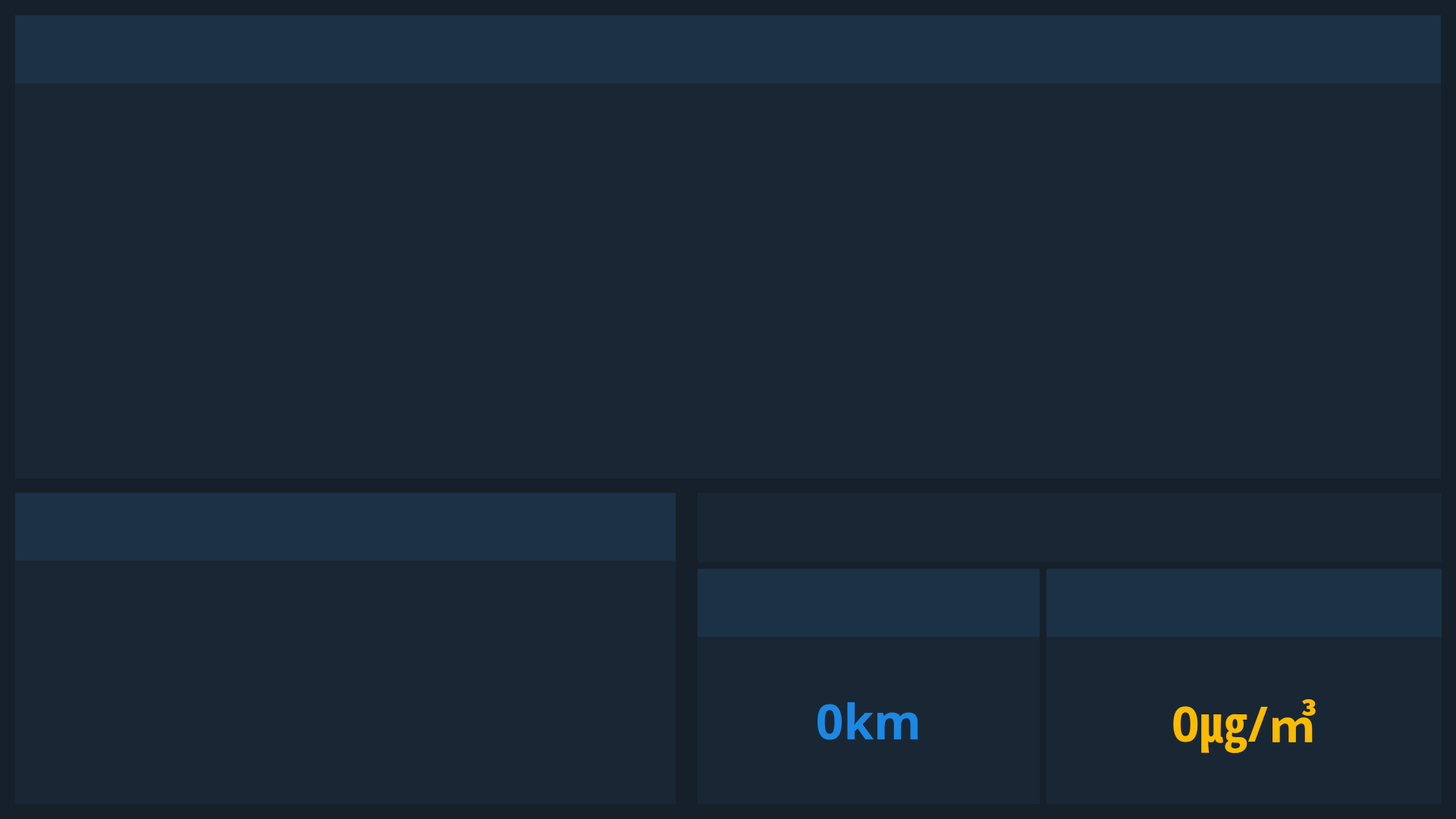
<?xml version="1.0" encoding="UTF-8"?>
<ui version="4.0">
 <class>js06_1920</class>
 <widget class="QWidget" name="js06_1920">
  <property name="geometry">
   <rect>
    <x>0</x>
    <y>0</y>
    <width>1920</width>
    <height>1080</height>
   </rect>
  </property>
  <property name="windowTitle">
   <string>JS06</string>
  </property>
  <property name="styleSheet">
   <string notr="true">#js06_1920
{
	background-color:rgb(22,32,42);
}</string>
  </property>
  <widget class="QLabel" name="title_label">
   <property name="geometry">
    <rect>
     <x>20</x>
     <y>20</y>
     <width>1880</width>
     <height>90</height>
    </rect>
   </property>
   <property name="font">
    <font>
     <family>FrutigerNeue1450W04-Regular</family>
     <pointsize>32</pointsize>
     <weight>50</weight>
     <bold>false</bold>
    </font>
   </property>
   <property name="styleSheet">
    <string notr="true">#title_label
{
	background-color:rgb(27,49,70);
	color:rgb(28,136,227);
}</string>
   </property>
   <property name="text">
    <string/>
   </property>
   <property name="alignment">
    <set>Qt::AlignLeading|Qt::AlignLeft|Qt::AlignVCenter</set>
   </property>
  </widget>
  <widget class="QPushButton" name="settings_button">
   <property name="geometry">
    <rect>
     <x>1820</x>
     <y>35</y>
     <width>57</width>
     <height>58</height>
    </rect>
   </property>
   <property name="styleSheet">
    <string notr="true">
#settings_button
{
	background-image: url(./ui/icon/settings.png);
	border:0px;
}
#settings_button:pressed
{
	background-image: url(./ui/icon/settings_on.png);
	background-color:rgb(27,49,70);
}
#settings_button:hover
{
	background-image: url(./ui/icon/settings_on.png);
	background-color:rgb(27,49,70);
}</string>
   </property>
   <property name="text">
    <string/>
   </property>
   <property name="autoDefault">
    <bool>true</bool>
   </property>
   <property name="default">
    <bool>true</bool>
   </property>
   <property name="flat">
    <bool>true</bool>
   </property>
  </widget>
  <widget class="QLabel" name="image_label">
   <property name="geometry">
    <rect>
     <x>20</x>
     <y>110</y>
     <width>1880</width>
     <height>521</height>
    </rect>
   </property>
   <property name="styleSheet">
    <string notr="true">#image_label
{
	background-color:rgb(25,39,52);
}
</string>
   </property>
   <property name="text">
    <string/>
   </property>
  </widget>
  <widget class="QLabel" name="visibility_label">
   <property name="geometry">
    <rect>
     <x>20</x>
     <y>650</y>
     <width>871</width>
     <height>90</height>
    </rect>
   </property>
   <property name="font">
    <font>
     <family>FrutigerNeue1450W04-Regular</family>
     <pointsize>32</pointsize>
     <weight>50</weight>
     <bold>false</bold>
    </font>
   </property>
   <property name="styleSheet">
    <string notr="true">#visibility_label
{
	background-color:rgb(27,49,70);
	color:rgb(255,255,255);
}</string>
   </property>
   <property name="text">
    <string/>
   </property>
   <property name="alignment">
    <set>Qt::AlignLeading|Qt::AlignLeft|Qt::AlignVCenter</set>
   </property>
  </widget>
  <widget class="QLabel" name="graph_label">
   <property name="geometry">
    <rect>
     <x>20</x>
     <y>739</y>
     <width>871</width>
     <height>321</height>
    </rect>
   </property>
   <property name="styleSheet">
    <string notr="true">#graph_label
{
	background-color:rgb(25,39,52);
}
</string>
   </property>
   <property name="text">
    <string/>
   </property>
  </widget>
  <widget class="QPushButton" name="graph_pushButton">
   <property name="geometry">
    <rect>
     <x>820</x>
     <y>665</y>
     <width>57</width>
     <height>56</height>
    </rect>
   </property>
   <property name="autoFillBackground">
    <bool>false</bool>
   </property>
   <property name="styleSheet">
    <string notr="true">
#graph_pushButton
{
	background-image: url(./ui/icon/graph.png);
	border:0px;
}
</string>
   </property>
   <property name="text">
    <string/>
   </property>
   <property name="autoDefault">
    <bool>true</bool>
   </property>
   <property name="default">
    <bool>true</bool>
   </property>
   <property name="flat">
    <bool>true</bool>
   </property>
  </widget>
  <widget class="QPushButton" name="clock_pushButton">
   <property name="geometry">
    <rect>
     <x>1830</x>
     <y>670</y>
     <width>54</width>
     <height>54</height>
    </rect>
   </property>
   <property name="autoFillBackground">
    <bool>false</bool>
   </property>
   <property name="styleSheet">
    <string notr="true">
#clock_pushButton
{
	background-image: url(./ui/icon/clock.png);
	border:0px;
}
</string>
   </property>
   <property name="text">
    <string/>
   </property>
   <property name="autoDefault">
    <bool>true</bool>
   </property>
   <property name="default">
    <bool>true</bool>
   </property>
   <property name="flat">
    <bool>true</bool>
   </property>
  </widget>
  <widget class="QLabel" name="real_time_label">
   <property name="geometry">
    <rect>
     <x>920</x>
     <y>650</y>
     <width>981</width>
     <height>91</height>
    </rect>
   </property>
   <property name="font">
    <font>
     <family>NanumGothic</family>
     <pointsize>28</pointsize>
     <weight>50</weight>
     <bold>false</bold>
    </font>
   </property>
   <property name="styleSheet">
    <string notr="true">#real_time_label
{
	background-color:rgb(25,39,52);
	color:rgb(220,220,220);

}
</string>
   </property>
   <property name="text">
    <string/>
   </property>
   <property name="alignment">
    <set>Qt::AlignCenter</set>
   </property>
  </widget>
  <widget class="QLabel" name="c_vis_title_label">
   <property name="geometry">
    <rect>
     <x>920</x>
     <y>750</y>
     <width>451</width>
     <height>90</height>
    </rect>
   </property>
   <property name="font">
    <font>
     <family>FrutigerNeue1450W04-Regular</family>
     <pointsize>25</pointsize>
     <weight>50</weight>
     <bold>false</bold>
    </font>
   </property>
   <property name="styleSheet">
    <string notr="true">#c_vis_title_label
{
	background-color:rgb(27,49,70);
	color:rgb(220,220,220);
}</string>
   </property>
   <property name="text">
    <string/>
   </property>
   <property name="alignment">
    <set>Qt::AlignLeading|Qt::AlignLeft|Qt::AlignVCenter</set>
   </property>
  </widget>
  <widget class="QLabel" name="c_vis_label">
   <property name="geometry">
    <rect>
     <x>920</x>
     <y>840</y>
     <width>451</width>
     <height>220</height>
    </rect>
   </property>
   <property name="font">
    <font>
     <family>NanumGothic</family>
     <pointsize>48</pointsize>
     <weight>75</weight>
     <bold>true</bold>
    </font>
   </property>
   <property name="contextMenuPolicy">
    <enum>Qt::PreventContextMenu</enum>
   </property>
   <property name="styleSheet">
    <string notr="true">#c_vis_label
{
	background-color:rgb(25,39,52);
	color:rgb(28,136,227);
}
</string>
   </property>
   <property name="text">
    <string>0km</string>
   </property>
   <property name="alignment">
    <set>Qt::AlignCenter</set>
   </property>
  </widget>
  <widget class="QPushButton" name="vis_pushButton">
   <property name="geometry">
    <rect>
     <x>1300</x>
     <y>770</y>
     <width>48</width>
     <height>48</height>
    </rect>
   </property>
   <property name="autoFillBackground">
    <bool>false</bool>
   </property>
   <property name="styleSheet">
    <string notr="true">
#vis_pushButton
{
	background-image: url(./ui/icon/vis.png);
	border:0px;
}
</string>
   </property>
   <property name="text">
    <string/>
   </property>
   <property name="autoDefault">
    <bool>true</bool>
   </property>
   <property name="default">
    <bool>true</bool>
   </property>
   <property name="flat">
    <bool>true</bool>
   </property>
  </widget>
  <widget class="QWidget" name="verticalLayoutWidget">
   <property name="geometry">
    <rect>
     <x>20</x>
     <y>110</y>
     <width>1881</width>
     <height>521</height>
    </rect>
   </property>
   <layout class="QVBoxLayout" name="verticallayout"/>
  </widget>
  <widget class="QWidget" name="verticalLayoutWidget_2">
   <property name="geometry">
    <rect>
     <x>20</x>
     <y>740</y>
     <width>871</width>
     <height>321</height>
    </rect>
   </property>
   <layout class="QVBoxLayout" name="web_verticalLayout"/>
  </widget>
  <widget class="QLabel" name="c_pm_label">
   <property name="geometry">
    <rect>
     <x>1380</x>
     <y>840</y>
     <width>521</width>
     <height>220</height>
    </rect>
   </property>
   <property name="font">
    <font>
     <family>NanumGothic</family>
     <pointsize>48</pointsize>
     <weight>75</weight>
     <bold>true</bold>
    </font>
   </property>
   <property name="contextMenuPolicy">
    <enum>Qt::PreventContextMenu</enum>
   </property>
   <property name="styleSheet">
    <string notr="true">#c_pm_label

{
	background-color:rgb(25,39,52);
	color:rgb(250,187,0);
}
</string>
   </property>
   <property name="text">
    <string>0㎍/㎥</string>
   </property>
   <property name="alignment">
    <set>Qt::AlignCenter</set>
   </property>
  </widget>
  <widget class="QLabel" name="c_pm_title_label">
   <property name="geometry">
    <rect>
     <x>1380</x>
     <y>750</y>
     <width>521</width>
     <height>90</height>
    </rect>
   </property>
   <property name="font">
    <font>
     <family>FrutigerNeue1450W04-Regular</family>
     <pointsize>25</pointsize>
     <weight>50</weight>
     <bold>false</bold>
    </font>
   </property>
   <property name="styleSheet">
    <string notr="true">#c_pm_title_label
{
	background-color:rgb(27,49,70);
	color:rgb(220,220,220);
}</string>
   </property>
   <property name="text">
    <string/>
   </property>
   <property name="alignment">
    <set>Qt::AlignLeading|Qt::AlignLeft|Qt::AlignVCenter</set>
   </property>
  </widget>
  <widget class="QPushButton" name="pm25_pushButton">
   <property name="geometry">
    <rect>
     <x>1830</x>
     <y>770</y>
     <width>48</width>
     <height>48</height>
    </rect>
   </property>
   <property name="autoFillBackground">
    <bool>false</bool>
   </property>
   <property name="styleSheet">
    <string notr="true">
#pm25_pushButton
{
	background-image: url(./ui/icon/dust_2.png);
	border:0px;
}
</string>
   </property>
   <property name="text">
    <string/>
   </property>
   <property name="autoDefault">
    <bool>true</bool>
   </property>
   <property name="default">
    <bool>true</bool>
   </property>
   <property name="flat">
    <bool>true</bool>
   </property>
  </widget>
  <widget class="QPushButton" name="logo_pushButton">
   <property name="geometry">
    <rect>
     <x>40</x>
     <y>32</y>
     <width>70</width>
     <height>60</height>
    </rect>
   </property>
   <property name="autoFillBackground">
    <bool>false</bool>
   </property>
   <property name="styleSheet">
    <string notr="true">
#logo_pushButton
{
	background-image: url(./ui/icon/logo.png);
	border:0px;
}
</string>
   </property>
   <property name="text">
    <string/>
   </property>
   <property name="autoDefault">
    <bool>true</bool>
   </property>
   <property name="default">
    <bool>true</bool>
   </property>
   <property name="flat">
    <bool>true</bool>
   </property>
  </widget>
  <widget class="QLabel" name="company_label">
   <property name="geometry">
    <rect>
     <x>120</x>
     <y>20</y>
     <width>500</width>
     <height>90</height>
    </rect>
   </property>
   <property name="font">
    <font>
     <family>FrutigerNeue1450W04-Regular</family>
     <pointsize>32</pointsize>
     <weight>50</weight>
     <bold>false</bold>
    </font>
   </property>
   <property name="styleSheet">
    <string notr="true">#company_label
{
	background-image: url(./ui/icon/company_product_name.png);
	border:0px;
}</string>
   </property>
   <property name="text">
    <string/>
   </property>
   <property name="alignment">
    <set>Qt::AlignLeading|Qt::AlignLeft|Qt::AlignVCenter</set>
   </property>
  </widget>
  <widget class="QLabel" name="time_series_name_label">
   <property name="geometry">
    <rect>
     <x>20</x>
     <y>650</y>
     <width>500</width>
     <height>90</height>
    </rect>
   </property>
   <property name="font">
    <font>
     <family>FrutigerNeue1450W04-Regular</family>
     <pointsize>32</pointsize>
     <weight>50</weight>
     <bold>false</bold>
    </font>
   </property>
   <property name="styleSheet">
    <string notr="true">#time_series_name_label
{
	background-image: url(./ui/icon/time_series_name.png);
	border:0px;
}</string>
   </property>
   <property name="text">
    <string/>
   </property>
   <property name="alignment">
    <set>Qt::AlignLeading|Qt::AlignLeft|Qt::AlignVCenter</set>
   </property>
  </widget>
  <widget class="QLabel" name="c_vis_title_label_2">
   <property name="geometry">
    <rect>
     <x>920</x>
     <y>750</y>
     <width>451</width>
     <height>90</height>
    </rect>
   </property>
   <property name="font">
    <font>
     <family>FrutigerNeue1450W04-Regular</family>
     <pointsize>25</pointsize>
     <weight>50</weight>
     <bold>false</bold>
    </font>
   </property>
   <property name="styleSheet">
    <string notr="true">#c_vis_title_label_2
{
	background-image: url(./ui/icon/visibility_name.png);
	border:0px;
}</string>
   </property>
   <property name="text">
    <string/>
   </property>
   <property name="alignment">
    <set>Qt::AlignLeading|Qt::AlignLeft|Qt::AlignVCenter</set>
   </property>
  </widget>
  <widget class="QLabel" name="c_pm_title_label_2">
   <property name="geometry">
    <rect>
     <x>1380</x>
     <y>750</y>
     <width>450</width>
     <height>90</height>
    </rect>
   </property>
   <property name="font">
    <font>
     <family>FrutigerNeue1450W04-Regular</family>
     <pointsize>25</pointsize>
     <weight>50</weight>
     <bold>false</bold>
    </font>
   </property>
   <property name="styleSheet">
    <string notr="true">#c_pm_title_label_2
{
	background-image: url(./ui/icon/pm25_name.png);
	border:0px;
}</string>
   </property>
   <property name="text">
    <string/>
   </property>
   <property name="alignment">
    <set>Qt::AlignLeading|Qt::AlignLeft|Qt::AlignVCenter</set>
   </property>
  </widget>
  <zorder>c_vis_title_label</zorder>
  <zorder>title_label</zorder>
  <zorder>settings_button</zorder>
  <zorder>image_label</zorder>
  <zorder>visibility_label</zorder>
  <zorder>graph_label</zorder>
  <zorder>real_time_label</zorder>
  <zorder>c_vis_label</zorder>
  <zorder>verticalLayoutWidget</zorder>
  <zorder>verticalLayoutWidget_2</zorder>
  <zorder>c_pm_label</zorder>
  <zorder>c_pm_title_label</zorder>
  <zorder>graph_pushButton</zorder>
  <zorder>clock_pushButton</zorder>
  <zorder>pm25_pushButton</zorder>
  <zorder>logo_pushButton</zorder>
  <zorder>company_label</zorder>
  <zorder>time_series_name_label</zorder>
  <zorder>c_vis_title_label_2</zorder>
  <zorder>c_pm_title_label_2</zorder>
  <zorder>vis_pushButton</zorder>
 </widget>
 <resources/>
 <connections/>
</ui>
